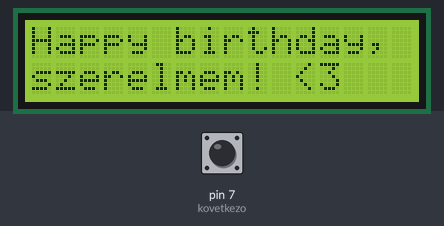
The sketch below on a simulated Arduino Uno, built with avr-gcc and run on an emulated ATmega328P. On the bench: 16×2 character LCD. The test bench sets the inputs (shaded band); at power-on: pin 7 (kovetkezo) HIGH. What the sketch prints to the serial monitor is not drawn.

Above: at 1.2 s.
1.3 s: pin 7 (kovetkezo) pulled LOW for 0.15 s
At 2.1 s:
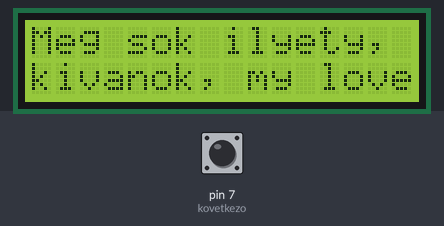
2.9 s: pin 7 (kovetkezo) pulled LOW for 1 s
At 4.5 s:
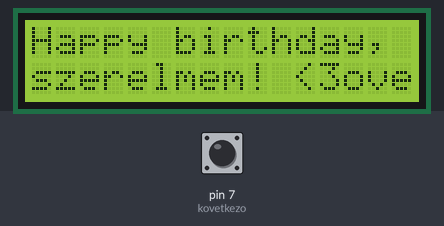
5.4 s: pin 7 (kovetkezo) pulled LOW for 3.2 s
At 6.0 s:
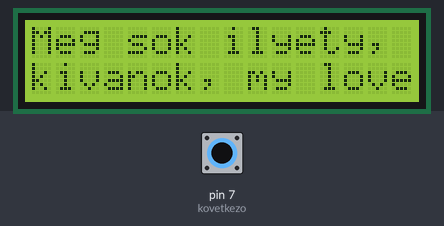
Timing chart, 0 to 8.4 s (numbered marks = the images above; inputs shaded):
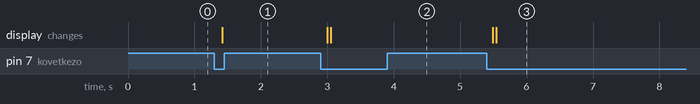

Measured:
- after the input at 1.3 s, the display: changes after 0.12 s (image 1)
- after the input at 2.9 s, the display: first changes after 0.10 s (image 2 shows a later state)
- after the input at 5.4 s, the display: first changes after 0.09 s (image 3 shows a later state)

The sketch:

Zsofi.ino
```cpp
#include <LiquidCrystal.h>
#include <ezButton.h>

LiquidCrystal lcd = LiquidCrystal(12, 11, 5, 4, 3, 2);

ezButton kovetkezo(7);
bool szovegCsere = false;
String torles = "                ";

void setup () {
    lcd.begin(16, 2);
    Serial.begin(57600);
    kovetkezo.setDebounceTime(50);
}

void loop () {
    kovetkezo.loop();

    if(szovegCsere == false) {
        if(kovetkezo.isPressed()){
            szovegCsere = true;
            //lcd.clear();
            lcd.setCursor(0, 0);
            lcd.print(torles);
            lcd.setCursor(0, 1);
            lcd.print(torles);
            Serial.println("sz. nap-ra cserelve");
        }

        Serial.println("sz. nap");
        lcd.setCursor(0, 0);
        lcd.print("Happy birthday,");
        lcd.setCursor(0, 1);
        lcd.print("szerelmem! <3");
        delay(50);
    }
    else if(szovegCsere == true) {
        if(kovetkezo.isPressed()){
            szovegCsere = false;
            //lcd.clear();
            lcd.setCursor(0, 0);
            lcd.print(torles);
            lcd.setCursor(0, 1);
            lcd.print(torles);
            Serial.println("dugasra cserelve");
        }

//        Serial.println("dugas");
//        lcd.setCursor(0, 0);
//        lcd.print("ummm... dugunk?");
//        lcd.setCursor(0, 1);
//        lcd.print("legyszi? haha");
//        delay(50);

//family friendly

        Serial.println("family friendly");
        lcd.setCursor(0, 0);
        lcd.print("Meg sok ilyet");
        lcd.setCursor(0, 1);
        lcd.print("kivanok, my love");
        delay(50);
    }

//    for (int positionCounter = 0; positionCounter < 13; positionCounter++) {
//        lcd.scrollDisplayLeft();
//        delay(400);
//    }
}
```
